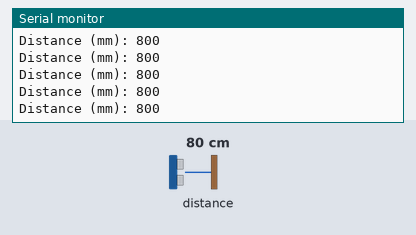
A sketch run on a simulated Arduino Uno, built with avr-gcc and run on an emulated ATmega328P. On the bench: the last lines printed to the serial monitor. The test bench sets the inputs (shaded band); at power-on: distance to the obstacle 80 cm.

Above: at 1.2 s.
1.3 s: distance to the obstacle set to 250 cm
At 1.49 s:
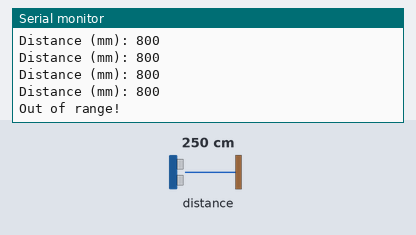
3.4 s: distance to the obstacle set to 2 cm
At 3.49 s:
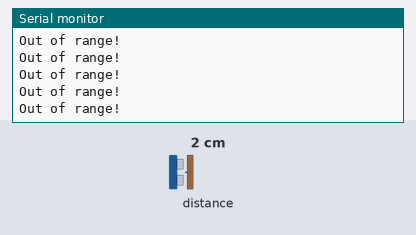
4.9 s: distance to the obstacle set to 299 cm
At 4.95 s:
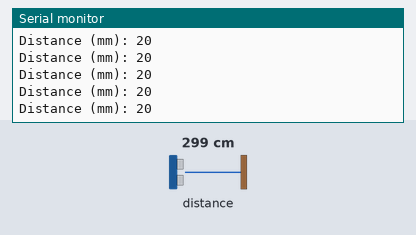

Measured:
- after the input at 1.3 s, the serial monitor: prints a new line after 0.07 s (image 1)

The sketch:

VL53L0X_test.ino
```cpp
//LIDAR Sensor
#include <Wire.h>
#include <Adafruit_VL53L0X.h>

//Creat an object of sensor
Adafruit_VL53L0X LSensor = Adafruit_VL53L0X();

void setup() {
  Serial.begin(9600);
  Wire.begin();

  if (!LSensor.begin()){
    Serial.println("Faild to find sensor!");
    while(1);
  }

}

void loop() {
  VL53L0X_RangingMeasurementData_t measure;
  LSensor.rangingTest(&measure , false);

  if (measure.RangeStatus != 4){
    Serial.print("Distance (mm): ");
    Serial.println(measure.RangeMilliMeter);

  }else{
    Serial.println("Out of range!");
  }

  delay(100);

}
```
